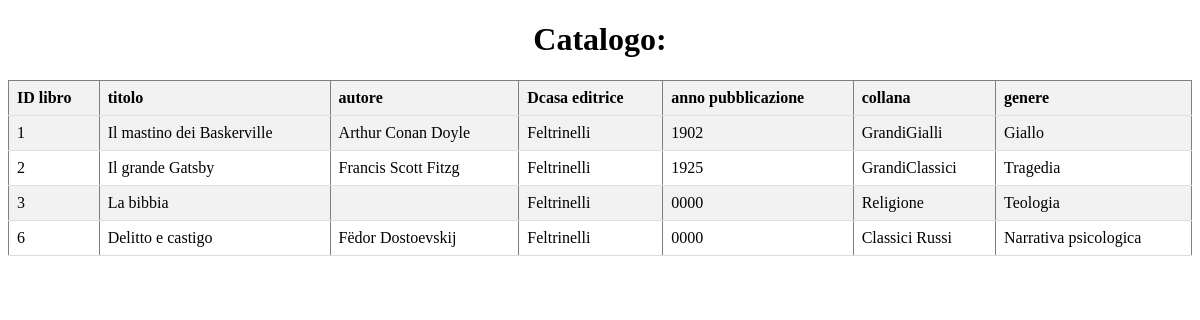
Before: /gestore.php?action=mostra (signed in) with the older database file.
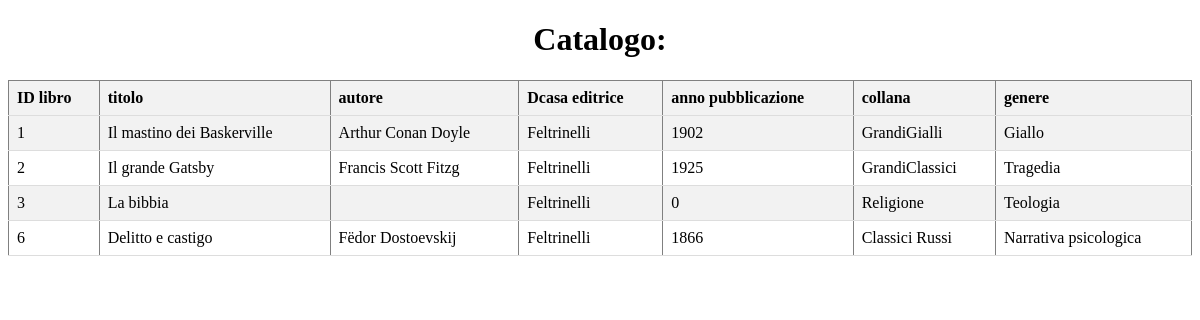
After: the same page with the newer database file.
### tables this page shows
CREATE TABLE `libri` (
  `PK_Id_libro` int(11) NOT NULL,
  `Titolo` varchar(100) NOT NULL,
  `Autore` varchar(50) NOT NULL,
  `Casa_editrice` varchar(50) NOT NULL,
  `Anno_pubblicazione` int(255) DEFAULT NULL,
  `Collana` varchar(50) DEFAULT NULL,
  `Genere` varchar(50) DEFAULT NULL
);

### gestore.php (the view, shortened to what this page needs)
<!DOCTYPE html>
<html lang="en">
<head>
</head>
<body>
<?php
$servername = "localhost";
$username = "root";
$password = "Ruozzi1234";
$dbname = "bibliotrack";
if (isset($_SESSION['username'])) {
    if (isset($_GET['action'])) {
        $action = $_GET['action'];
        switch ($action) {
            case 'mostra':
                $conn = new mysqli($servername, $username, $password, $dbname);
                $sql = "SELECT * FROM libri";
                $result = $conn->query($sql);
                if ($result->num_rows > 0) {
                    echo "<div><h1>Catalogo:</h1></div>";
                    echo "<table border='1'>";
                    echo "<tr><th>ID libro</th><th>titolo</th><th>autore</th><th>Dcasa editrice</th><th>anno pubblicazione</th><th>collana</th><th>genere</th></tr>";
                    while ($row = $result->fetch_assoc()) {
                        echo "<tr>";
                        echo "<td>" . $row["PK_Id_libro"] . "</td>";
                        echo "<td>" . $row["Titolo"] . "</td>";
                        echo "<td>" . $row["Autore"] . "</td>";
                        echo "<td>" . $row["Casa_editrice"] . "</td>";
                        echo "<td>" . $row["Anno_pubblicazione"] . "</td>";
                        echo "<td>" . $row["Collana"] . "</td>";
                        echo "<td>" . $row["Genere"] . "</td>";
                        echo "</tr>";
                    }
                    echo "</table>";
                } else {
                    echo "<p>Non hai prestiti attivi al momento.</p>";
                }
                break;
        }
    } else {
        echo "Nessuna azione specificata.";
    }
} else {
    echo "Devi loggarti";
}
?>
</body>
</html>

Changed rows visible on the page:
computed for libri "La bibbia": Anno_pubblicazione "0000" → "0"
changed libri "Delitto e castigo": Anno_pubblicazione "0000" → "1866"
